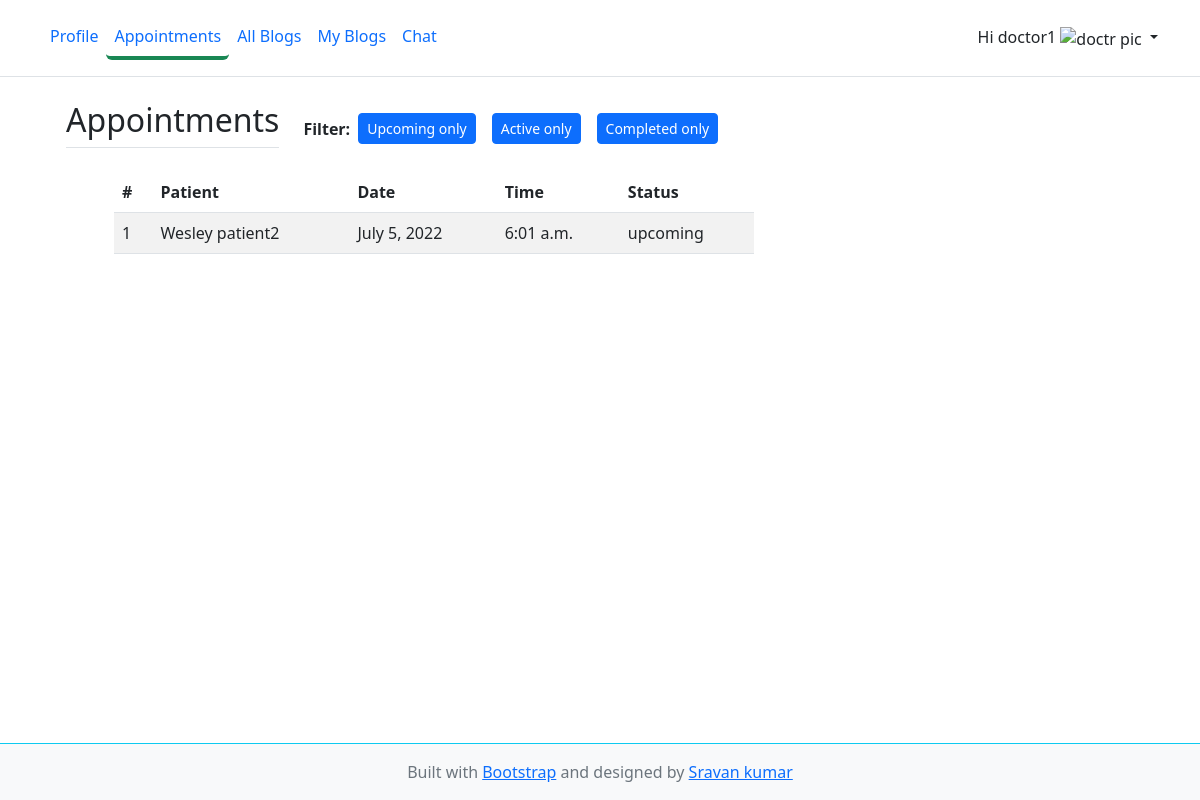
The page /doctor/appointments/ (signed in) on the database as committed earlier.
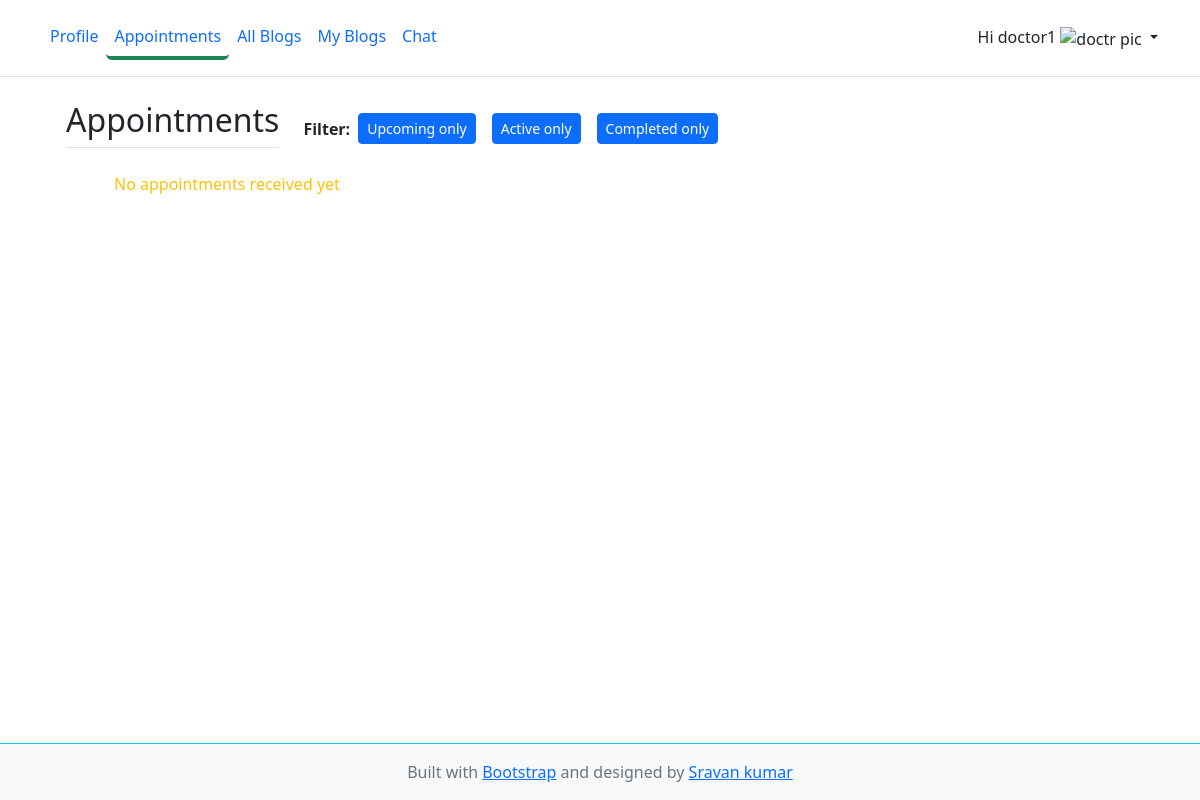
The same page on the database as committed later.
### patients/models.py (models this page shows)
class Appointments(models.Model):
    status_choices = [
        ("finished", "finished"),
        ("upcoming", "upcoming"),
        ("ongoing", "ongoing"),
    ]
    patient = models.ForeignKey(CustomUser, on_delete=models.CASCADE, related_name="app_patient")
    doctor = models.ForeignKey(Doctors, on_delete=models.CASCADE, related_name="app_doctor")
    date = models.DateField(null=True, blank=True)
    time = models.TimeField(null=True, blank=True)
    date_time_start = models.DateTimeField(null=True, blank=True)
    date_time_end = models.DateTimeField(null=True, blank=True)
    status = models.CharField(null=True, blank=True, max_length=20, choices=status_choices)

### accounts/models.py (models this page shows, shortened)
class CustomUser(AbstractUser):
    role_options = (
        ('admin', "Admin"),
        ('doctor', "Doctor"),
        ('patient', "Patient"),
    )
    gender_options = (
        ("male", "Male"),
        ("female", "Female"),
    )
    role = models.CharField(choices=role_options, default="admin", max_length=30)
    gender = models.CharField(choices=gender_options, max_length=20)
    age = models.PositiveIntegerField(null=True)

### doctors/views.py (the view)
# urls.py: path('appointments/', views.AppointmentsView.as_view(), name="appointments"),
class AppointmentsView(ListView):
    model = Appointments
    context_object_name = 'appointments'
    template_name = 'doctor/appointments.html'
    def get_queryset(self):
        return self.model.objects.filter(doctor=self.request.user.doctor.id).order_by('-date_time_start')

### doctors/context_preprocessor.py (called while the page is built)
def specialised_categories(request):
    categories = Specialities.objects.all()
    form = DoctorDetailsForm()
    doctor = Doctors.objects.all()
    context = {
        'fm': form,
        'specialisations': categories,
        'doctors': doctor
    }
    return context

### templates/doctor/appointments.html
{% extends 'doctor/base.html' %}
{% block content %}
<div class="container px-4 py-2" id="icon-grid">
    <div class="d-flex align-items-center">
        <h2 class="pb-2 border-bottom me-4">Appointments</h2>
        <b>Filter:</b>
        <a href="{% url 'doctor:appointments-filter' 1 %}" class="btn btn-primary btn-sm mx-2">Upcoming only</a>
        <a href="{% url 'doctor:appointments-filter' 2 %}" class="btn btn-primary btn-sm mx-2">Active only</a>
        <a href="{% url 'doctor:appointments-filter' 3 %}" class="btn btn-primary btn-sm mx-2">Completed only</a>
    </div>
    <div class="row px-5">
        <div class="col-lg-8 mt-3">
            {% if appointments %}
            <table class="table table-striped">
                <thead>
                <tr>
                    <th scope="col">#</th>
                    <th scope="col">Patient</th>
                    <th scope="col">Date</th>
                    <th scope="col">Time</th>
                    {% if filter and filter == 2 %}
                        <th scope="col">Chat</th>
                    {% else %}
                        <th scope="col">Status</th>
                    {% endif %}
                </tr>
                </thead>
                <tbody>
                {% for appointment in appointments %}
                <tr>
                    <td>{{ forloop.counter }}</td>
                    <td>{{ appointment.patient.first_name }} {{ appointment.patient.last_name }}</td>
                    <td>{{ appointment.date }}</td>
                    <td>{{ appointment.time }}</td>
                    {% if filter and filter == 2 %}
                        <td>
                            <a href="{% url 'chat' appointment.id %}" class="btn btn-primary btn-sm">Open Chat</a>
                        </td>
                    {% else %}
                        <td>{{ appointment.status }}</td>
                    {% endif %}
                </tr>
                {% endfor %}
                </tbody>
            </table>
            {% else %}
            <p class="text-warning">No appointments received yet</p>
            {% endif %}
        </div>
    </div>
</div>
{% endblock %}

Rows that differ between the two databases and show on the page:
removed Appointments: patient.first_name "Wesley", patient.last_name "patient2", date "July 5, 2022", time "6:01 a.m.", status "upcoming"
Other text that changed with them:
text no longer shown: "# Patient Date Time Status"
text now shown: "No appointments received yet"
